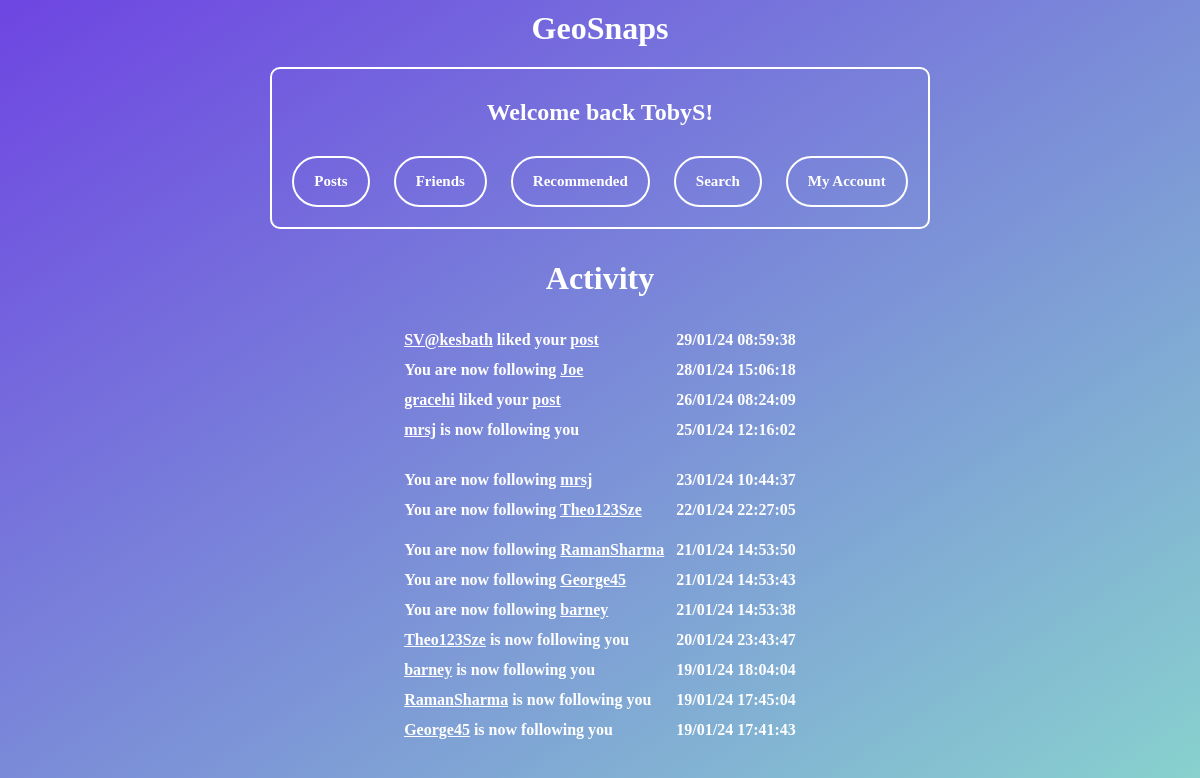
The page /activity (signed in) on the database its author committed.
### tables this page shows
CREATE TABLE "Likes" (
	"id"	INTEGER,
	"usersliked"	TEXT
, "timesent"	TEXT);

CREATE TABLE "friendrequests" (
	"usersend"	TEXT,
	"userreceive"	TEXT,
	"status"	INTEGER DEFAULT 0
, "timesent"	TEXT);

### main.py (the view)
@web_site.route('/activity', methods=['GET', 'POST'])
def activity():
    if "username" not in session:
        return redirect("/login")
    msg = ""
    username = session["username"]
    con = sqlite3.connect('database.db')
    con.row_factory = sqlite3.Row
    cursor = con.cursor()
    sql = """SELECT Likes.usersliked, Likes.id, Likes.timesent
       FROM Likes
       JOIN Posts ON Likes.id = Posts.id
       WHERE Posts.user = ?"""
    cursor.execute(sql, (username,))
    rows = cursor.fetchall()
    newrows = []
    for row in rows:
        rowdict = dict(row)
        rowdict['type'] = 'like'
        newrows.append(rowdict)
    con.row_factory = sqlite3.Row
    cursor = con.cursor()
    sql = """SELECT friendrequests.usersend, friendrequests.timesent
           FROM friendrequests
           WHERE friendrequests.userreceive = ? AND status = 2"""
    cursor.execute(sql, (username,))
    rows2 = cursor.fetchall()
    newrows2 = []
    for row in rows2:
        rowdict = dict(row)
        rowdict['type'] = 'follower'
        newrows2.append(rowdict)
    con.row_factory = sqlite3.Row
    cursor = con.cursor()
    sql = "SELECT * FROM friendrequests WHERE userreceive = ? AND status = 1"
    cursor.execute(sql, (username,))
    rows3 = cursor.fetchall()
    newrows3 = []
    for row in rows3:
        rowdict = dict(row)
        rowdict['type'] = 'request'
        newrows3.append(rowdict)
    con.row_factory = sqlite3.Row
    cursor = con.cursor()
    sql = "SELECT * FROM friendrequests WHERE usersend = ? AND status = 2"
    cursor.execute(sql, (username,))
    rows4 = cursor.fetchall()
    newrows4 = []
    for row in rows4:
        rowdict = dict(row)
        rowdict['type'] = 'following'
        newrows4.append(rowdict)
    con.row_factory = sqlite3.Row
    cursor = con.cursor()
    sql = "SELECT * FROM friendrequests WHERE usersend = ? AND status = 1"
    cursor.execute(sql, (username,))
    rows5 = cursor.fetchall()
    newrows5 = []
    for row in rows5:
        rowdict = dict(row)
        rowdict['type'] = 'requestfollowing'
        newrows5.append(rowdict)
    newrows += newrows2
    newrows += newrows3
    newrows += newrows4
    newrows += newrows5
    rowsinsec = []
    for row in newrows:
        getdatetime = datetime.strptime(row["timesent"], "%d/%m/%y %H:%M:%S")  # converts to known format
        datetimenow = datetime.now()  # Gets time now
        datetimedif = datetimenow - getdatetime  # finds dif
        timedif = datetimedif.total_seconds()  # converts dif to s
        rowdict = dict(row)  # sets var to old dict of row
        rowdict['timedif'] = timedif  # adds sec dif to dict
        rowsinsec.append(rowdict)  # appends to list
    sortedrows = sorted(rowsinsec, key=lambda x: x.get('timedif'))
    if sortedrows == []:
        msg = "No recent activity"
    return render_template("activity.html", rows=sortedrows, username=username, msg=msg)

### templates/activity.html (shortened to what this page needs)
{% extends 'base.html' %}
{% block content %}
<h1>Activity</h1>
<div class="namelink">
  <table class="centered-table" style="text-align: left;">
    {% for row in rows %}
    <tr>
      {% if row["type"] == "like" %}
        {% if row["usersliked"] != username %}
          <td><a href ='/viewaccount?id={{row["usersliked"]}}'>{{row["usersliked"]}}</a> liked your <a href ='/viewpost?id={{row["id"]}}'>post</a></td>
          <td>{{row["timesent"]}}</td>
        {% endif %}
      {% else %}
        {% if row["type"] == "follower" %}
          <td><a href ='/viewaccount?id={{row["usersend"]}}'>{{row["usersend"]}}</a> is now following you</td>
          <td>{{row["timesent"]}}</td>
        {% elif row["type"] == "request" %}
          <td><a href ='/acceptignore?id={{row["usersend"]}}'>{{row["usersend"]}}</a> has sent you a follow request</td>
          <td>{{row["timesent"]}}</td>
        {% elif row["type"] == "following" %}
          <td>You are now following <a href='/viewaccount?id={{row["userreceive"]}}'>{{row["userreceive"]}}</a></td>
          <td>{{row["timesent"]}}</td>
        {% elif row["type"] == "requestfollowing" %}
          <td>You sent a follow request to <a href='/viewaccount?id={{row["userreceive"]}}'>{{row["userreceive"]}}</a></td>
          <td>{{row["timesent"]}}</td>
        {% endif %}
      {% endif %}
    </tr>
    {% endfor %}
  </table>
</div>
{% endblock %}

### static/style.css (style rules this page uses)
body { background: linear-gradient(to bottom right, #6e45e2, #88d3ce); text-align: center; }
h1 { color:white; font-family:Verdana; }
a { font-weight:bold; text-decoration:none; margin:10px; }
.centered-table { margin: 0 auto; color:white; font-family:Verdana; border: 1px solid transparent; border-spacing: 10px; font-weight:bold; text-align: center; }

### templates/activity.html (style rules this page uses)
.namelink a { text-decoration: underline; color: white; font-family:Verdana; margin: 0; }

### rows shown on the page
Likes: usersliked "SV@kesbath", timesent "29/01/24 08:59:38"
friendrequests: userreceive "Joe", timesent "28/01/24 15:06:18"
Likes: usersliked "gracehi", timesent "26/01/24 08:24:09"
friendrequests: usersend "mrsj", timesent "25/01/24 12:16:02"
friendrequests: userreceive "mrsj", timesent "23/01/24 10:44:37"
friendrequests: userreceive "Theo123Sze", timesent "22/01/24 22:27:05"
friendrequests: userreceive "RamanSharma", timesent "21/01/24 14:53:50"
friendrequests: userreceive "George45", timesent "21/01/24 14:53:43"
friendrequests: userreceive "barney", timesent "21/01/24 14:53:38"
friendrequests: usersend "Theo123Sze", timesent "20/01/24 23:43:47"
friendrequests: usersend "barney", timesent "19/01/24 18:04:04"
friendrequests: usersend "RamanSharma", timesent "19/01/24 17:45:04"
friendrequests: usersend "George45", timesent "19/01/24 17:41:43"

### other values the page prints
{{ session["username"] }} "TobyS"
